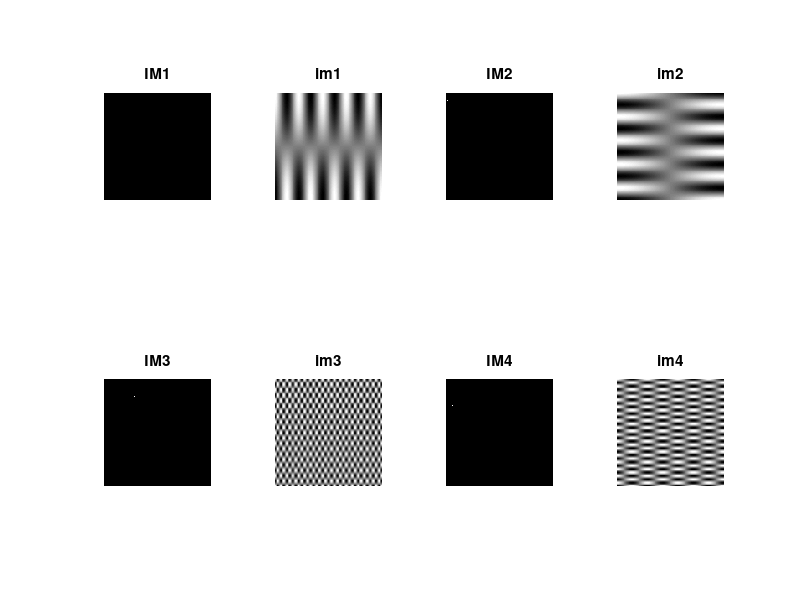
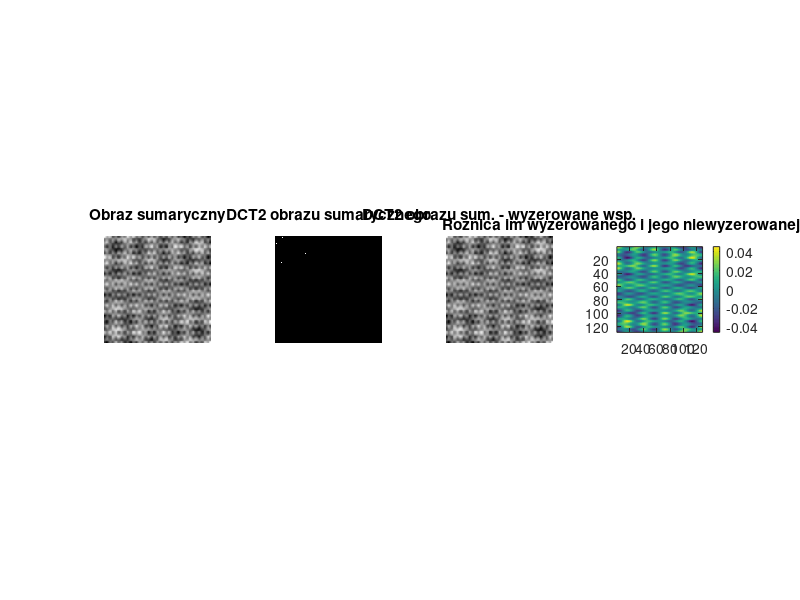

The MATLAB source for these figures, in order:
clear all
close all
clc
%% 3
% generacja obrazów bazowych
IM1 = zeros(128, 128);
IM2 = zeros(128, 128);
IM3 = zeros(128, 128);
IM4 = zeros(128, 128);
%% ---------------------
IM1(2, 10) = 1;
%% ---------------------
IM2(10, 2) = 1;
%% ---------------------
IM3(21, 37) = 1;
%% ---------------------
IM4(32, 8) = 1;
%% ---------------------
im1 = idct2(IM1);
im2 = idct2(IM2);
im3 = idct2(IM3);
im4 = idct2(IM4);

figure;
subplot(2,4,1);
imshow(IM1);
title("IM1");
subplot(2,4,2);
imshow(rescale(im1));
title("im1");

subplot(2,4,3);
imshow(IM2);
title("IM2");
subplot(2,4,4);
imshow(rescale(im2));
title("im2");

subplot(2,4,5);
imshow(IM3);
title("IM3");
subplot(2,4,6);
imshow(rescale(im3));
title("im3");

subplot(2,4,7);
imshow(IM4);
title("IM4");
subplot(2,4,8);
imshow(rescale(im4));
title("im4");

% generujemy nowy obrazek 128x128
% suma obrazów bazowych
im = im1 + im2 + im3 + im4;

% wyznacz dct2
IM = dct2(im);

figure;
subplot(1,4,1);
imshow(rescale(im));
title("Obraz sumaryczny");

% analiza obrazu sumarycznego
subplot(1,4,2);
imshow(IM); title('DCT2 obrazu sumarycznego');

% wyłaczanie pikseli
% IM(2, 10) = 0;
% IM(10, 2) = 0;
% IM(21, 37) = 0;
% IM(32, 8) = 0;

im = idct2(IM);
subplot(1,4,3);
imshow(rescale(im)); 
title('DCT2 obrazu sum. - wyzerowane wsp.');

im = im - im3;
subplot(1,4,4);
imagesc(im); 
set(gca,'DataAspectRatio',[1 1 1]);
colorbar;
title('Roznica im wyzerowanego i jego niewyzerowanej skladowej');